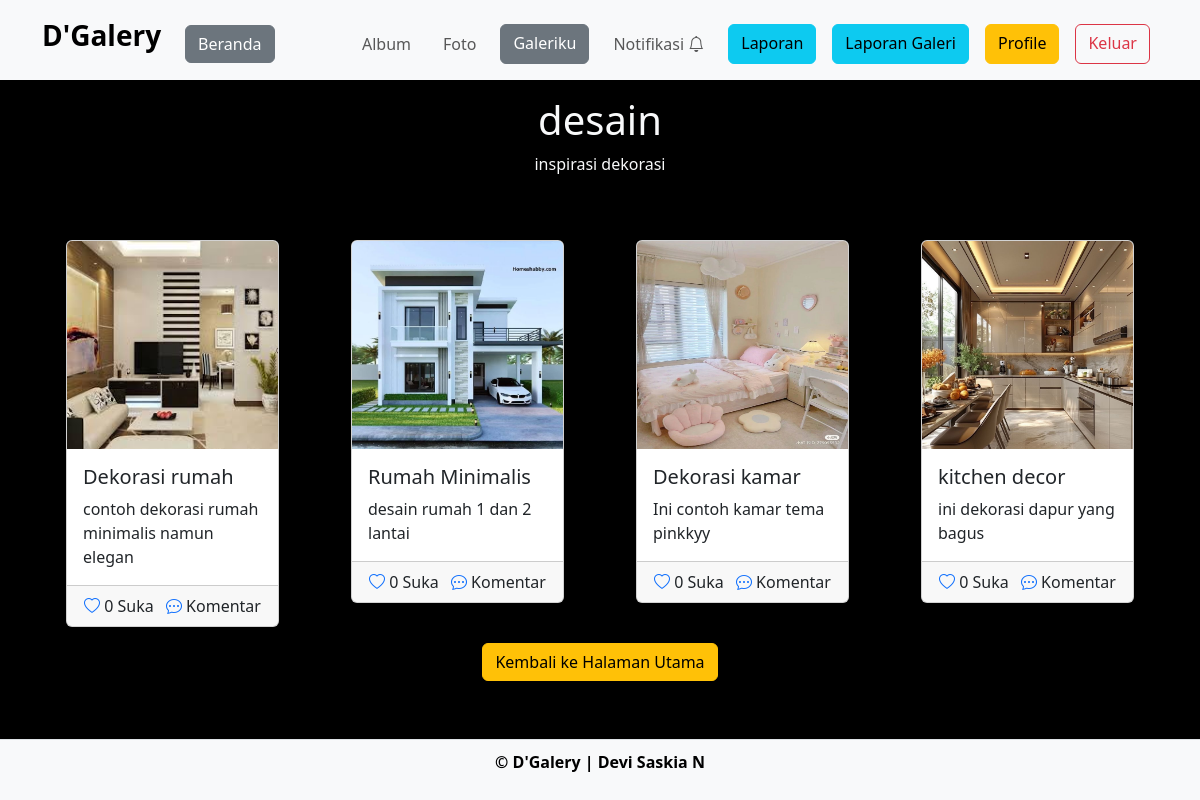
Page /akun/album_detail.php?id=1 (signed in) on the committed database.
### tables this page shows
CREATE TABLE `album` (
  `album_id` int(11) NOT NULL,
  `nama_album` varchar(255) NOT NULL,
  `deskripsi` text NOT NULL,
  `tanggal_dibuat` date NOT NULL,
  `user_id` int(11) NOT NULL
);

CREATE TABLE `foto` (
  `foto_id` int(11) NOT NULL,
  `judul_foto` varchar(255) NOT NULL,
  `deskripsi_foto` text NOT NULL,
  `tanggal_unggah` date NOT NULL,
  `lokasi_file` varchar(255) NOT NULL,
  `album_id` int(11) NOT NULL,
  `user_id` int(11) NOT NULL
);

### akun/album_detail.php (the view, shortened to what this page needs)
<?php
include '../c/koneksi.php';
$user_id = $_SESSION['user_id'];
?>
<!DOCTYPE html>
<html lang="en">
<head>
    <link rel="stylesheet" href="../assets/css/bootstrap.min.css">
    <link href="https://cdn.jsdelivr.net/npm/bootstrap-icons/font/bootstrap-icons.css" rel="stylesheet">
</head>
<body class="bg-black">
<nav class="navbar navbar-expand-lg bg-body-tertiary">
            <div class="container">
                <a class="navbar-brand" href="index.php">
                    <h3><strong>D'Galery</strong></h3>
                </a>
                <div class="collapse navbar-collapse mt-2" id="navbarNavAltMarkup">
                    <div class="navbar-nav me-auto">
                        <a href="index.php" class="btn btn-secondary m-2">Beranda</a>
                    </div>
                    <div class="navbar-nav ms-auto">
                        <a href="album.php" class="nav-link m-2">Album</a>
                        <a href="foto.php" class="nav-link m-2">Foto</a>
                        <a href="galeri.php" class="btn btn-secondary m-2">Galeriku</a>
                        <a href="notifikasi.php" class="nav-link m-2 position-relative">
                            Notifikasi <i class="bi bi-bell"></i>
                        </a>
                        <a href="laporan.php" class="btn btn-info m-2">Laporan</a>
                        <a href="data_laporan.php" class="btn btn-info m-2">Laporan Galeri</a>
                        <a href="profile.php" class="btn btn-warning m-2">Profile</a>
                        <a href="../c/aksi_logout.php" class="btn btn-outline-danger m-2">Keluar</a>
                    </div>
                </div>
            </div>
        </nav>
<?php
    $album_id = $_GET['id'];
    $query_album = mysqli_query($koneksi, "SELECT * FROM album WHERE album_id = '$album_id'");
    $album = mysqli_fetch_array($query_album);
    $query_foto = mysqli_query($koneksi, "SELECT * FROM foto WHERE album_id = '$album_id' ORDER BY foto_id ASC");
?>
    <div class="container mt-3 mb-5">
        <h1 class="text-center text-light"><?php echo $album['nama_album']; ?></h1>
        <p class="text-center text-light"><?php echo $album['deskripsi']; ?></p>
        <div class="row">
            <?php
            while ($data = mysqli_fetch_array($query_foto)) {
                ?>
                <div class="col-md-3 mt-5">
                    <div class="card mx-4">
                    <a href="foto_detail.php?id=<?php echo $data['foto_id']; ?>">
                        <img style="height : 13rem;" src="../assets/img/<?php echo $data['lokasi_file']?>" class="card-img-top" alt="" title="<?php echo $data['judul_foto']?>">
                    </a>
                        <div class="card-body">
                            <h5 class="card-title"><?php echo $data['judul_foto']?></h5>
                            <p class="card-text"><?php echo $data['deskripsi_foto']?> </p>
                        </div>
                        <div class="card-footer text-center">
                            <?php
                            $foto_id = $data['foto_id'];
                            $devi_ceksuka = mysqli_query($koneksi, "SELECT * FROM like_foto WHERE foto_id='$foto_id' AND user_id='$user_id' ");
                            if (mysqli_num_rows($devi_ceksuka) ==  0) { ?>
                                <a href="../c/aksi_like.php?foto_id=<?php echo $data['foto_id'];?>" type="submit" name="batal_suka"><i class="bi bi-heart"></i></a>
                        <?php  }
                            else { ?>
                            <a href="../c/aksi_like.php?foto_id=<?php echo $data['foto_id'];?>" type="submit" name="suka"><i class="bi bi-heart-fill"></i></a>
                            <?php }
                            $devi_like =  mysqli_query($koneksi, "SELECT * FROM like_foto WHERE foto_id='$foto_id' AND user_id='$user_id'");
                            echo mysqli_num_rows($devi_like), ' Suka';
                            ?>
                            <a href=""><i class="bi bi-chat-dots ms-2"></i></a> Komentar
                        </div>
                    </div>
                </div>
            <?php } ?>
        </div>
        <div class="text-center m-3">
            <a href="index.php" class="btn btn-warning">Kembali ke Halaman Utama</a>
        </div>
    </div>
    <footer class="bg-light text-black d-flex justify-content-center border-top mt-3 br-light fixed-bottom">
        <p><strong>&copy; D'Galery | Devi Saskia N</strong></p>
    </footer>
</body>
</html>

### akun/album_detail.php (style rules this page uses)
footer { background-color: #f8f9fa; text-align: center; padding: 10px 0; border-top: 1px solid #ddd; }

### rows in the picture
album: nama_album "desain", deskripsi "inspirasi dekorasi"
foto: lokasi_file (picture), judul_foto "Dekorasi rumah", deskripsi_foto "contoh dekorasi rumah minimalis namun elegan", mysqli_num_rows($devi_like) "0"
foto: lokasi_file (picture), judul_foto "Rumah Minimalis", deskripsi_foto "desain rumah 1 dan 2 lantai", mysqli_num_rows($devi_like) "0"
foto: lokasi_file (picture), judul_foto "Dekorasi kamar", deskripsi_foto "Ini contoh kamar tema pinkkyy", mysqli_num_rows($devi_like) "0"
foto: lokasi_file (picture), judul_foto "kitchen decor", deskripsi_foto "ini dekorasi dapur yang bagus", mysqli_num_rows($devi_like) "0"
